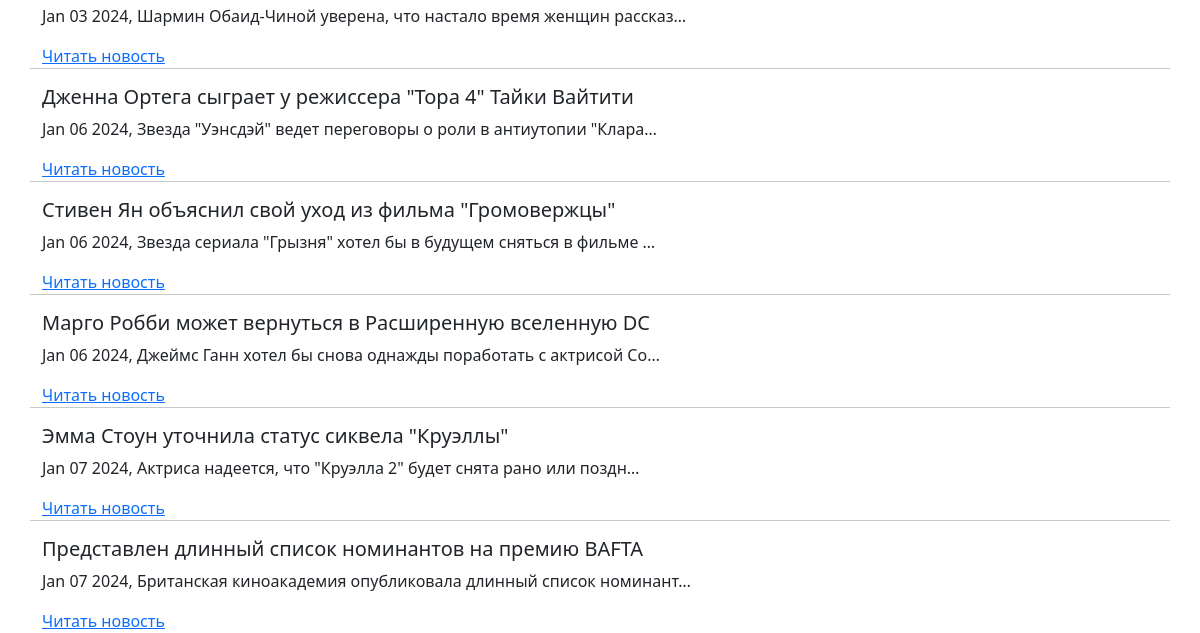
/news/categories/5/ (lower part), run on an earlier commit of the app's database.
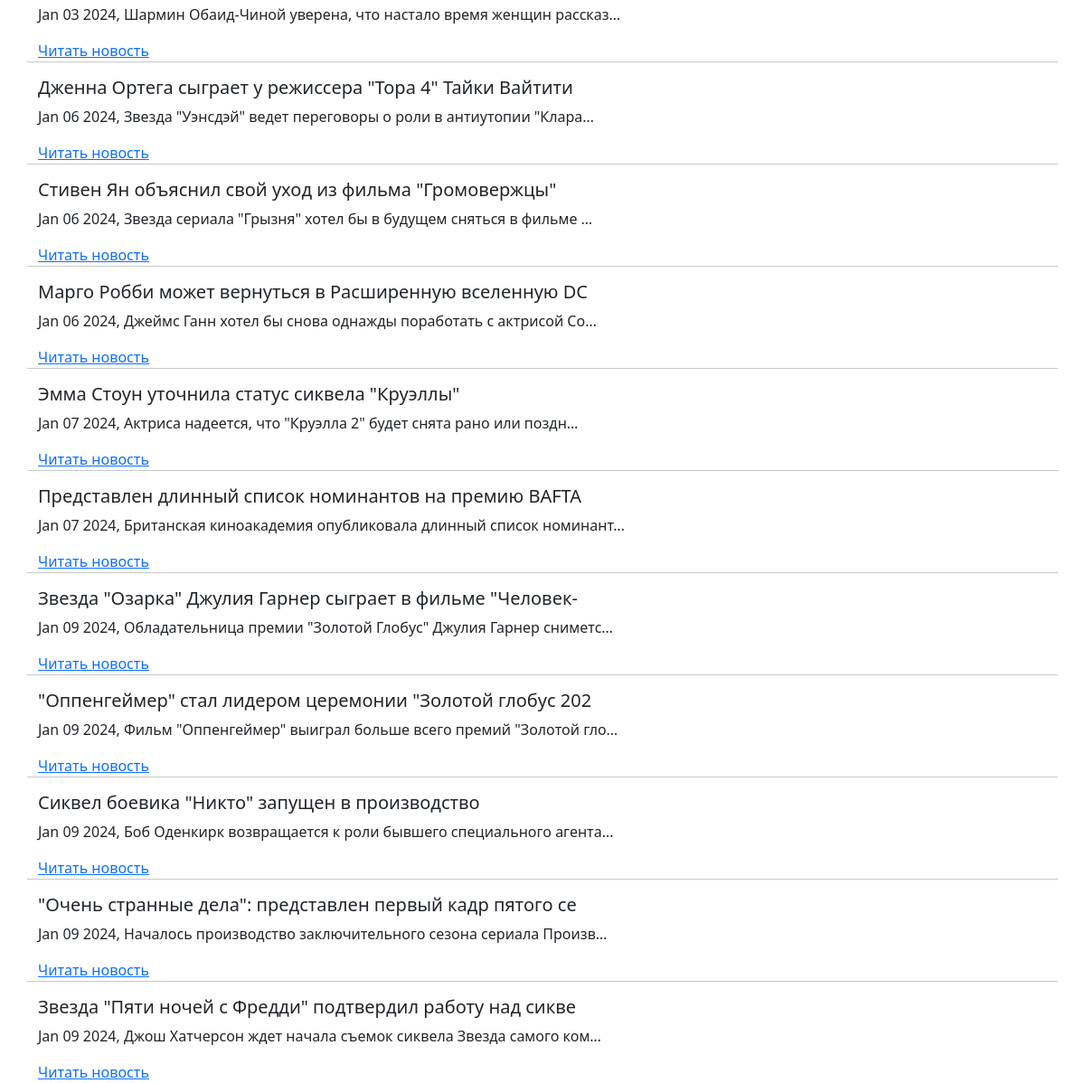
And on a later commit of the database.
### news/models.py (models this page shows, shortened)
class Post(models.Model, Grade):
    note = models.CharField(max_length=2, choices=NOTES, default=news)
    time_to_create = models.DateTimeField(auto_now_add=True)
    time_to_update = models.DateTimeField(auto_now=True)
    header = models.CharField(max_length=56)
    text = models.TextField()
    rating = models.IntegerField(default=0)
    author = models.ForeignKey('Author', on_delete=models.CASCADE)
    categories = models.ManyToManyField('Category', through='PostCategory')

### news/views.py (the view)
# urls.py: path('categories/<int:pk>/', NewsCategoryView.as_view(),
class NewsCategoryView(BecameAuthor, DetailView):
    model = Category
    template_name = 'news/category.html'
    context_object_name = 'category'

### news/models.py (called while the page is built)
    def get_posts(self):
        return Category.objects.get(pk=f'{self.pk}').posts.all()

    def get_subs(self):
        return Category.objects.get(pk=f'{self.pk}').subscribers.all()

### news/templatetags/censor_filters.py (called while the page is built)
@register.filter()
def censor_filter(cens_str: str) -> str:
    try:
        if not isinstance(cens_str, str):
            raise ValueError
        cens_str_low = cens_str.lower()
        for word in censor_tuple:
            if word in cens_str_low:
                word_v = f"{word[0]}{'*'*(len(word)-1)}"
                for _ in range(cens_str_low.count(word)):
                    word_i = cens_str_low.index(word)
                    word_cens_str = cens_str[word_i:(word_i+len(word))]
                    cens_str = cens_str.replace(word_cens_str, word_v)
                    cens_str_low = cens_str.lower()
    except ValueError:
        print('Censor filter is used with str obj!')
    return cens_str

### templates/news/category.html (shortened to what this page needs)
{% extends 'flatpages/default.html' %}
{% load static %}
{% load censor_filters %}
{% block content %}
  {% for p in category.get_posts %}
    <h5>{{ p.header|censor_filter }}</h5>
    <p>{{ p.time_to_update|date:'M d Y' }}, {{ p.text|truncatechars:61|censor_filter }}</p>
    <a href="{% url 'news_detail' p.id %}">Читать новость</a>
    {% if not forloop.last %}
      <hr>
    {% endif %}
  {% empty %}
    <h2 style="text-align: center; margin-top: 20px">No news here</h2>
  {% endfor %}
{% endblock content %}

What changed in the data, as far as the page shows it:
added Post: header|censor_filter "Звезда \"Озарка\" Джулия Гарнер сыграет в фильме \"Человек-", time_to_update "Jan 09 2024", text|censor_filter "Обладательница премии \"Золотой Глобус\" Джулия Гарнер сниметс…"
added Post: header|censor_filter "\"Оппенгеймер\" стал лидером церемонии \"Золотой глобус 202", time_to_update "Jan 09 2024", text|censor_filter "Фильм \"Оппенгеймер\" выиграл больше всего премий \"Золотой гло…"
added Post: header|censor_filter "Сиквел боевика \"Никто\" запущен в производство", time_to_update "Jan 09 2024", text|censor_filter "Боб Оденкирк возвращается к роли бывшего специального агента…"
added Post: header|censor_filter "\"Очень странные дела\": представлен первый кадр пятого се", time_to_update "Jan 09 2024", text|censor_filter "Началось производство заключительного сезона сериала Произв…"
added Post: header|censor_filter "Звезда \"Пяти ночей с Фредди\" подтвердил работу над сикве", time_to_update "Jan 09 2024", text|censor_filter "Джош Хатчерсон ждет начала съемок сиквела Звезда самого ком…"
